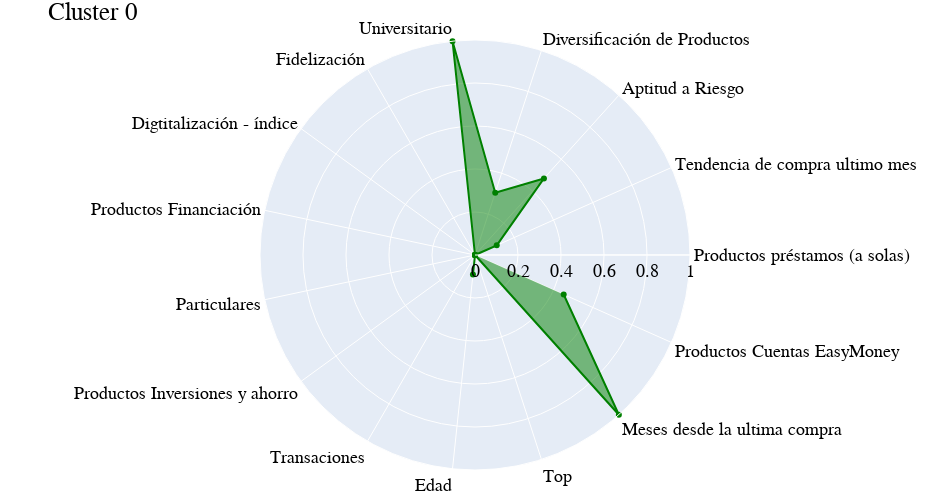

The notebook cell this image was saved under:
### Markdown cell above
### Graficos: Perfil del cliente en cada cluster

### Code cell
# Aplicación de escalado MinMax para que se pueda realizar comparaciones entre los perfiles
x= ficha_df.loc[indices_mean].reset_index().drop(columns=["Grupo Indicadores","Estadístico" ])
x.set_index("Indicador", inplace=True)
x =x.T

scaler = MinMaxScaler()
df_normalized = pd.DataFrame(scaler.fit_transform(x), columns=x.columns)
df_normalized_T = df_normalized.T

#Reducir variables para el gráfico de radar
cols_gra = set(df_normalized_T.index) - set(["Préstamos - índice","Salud Financiera","Ganáncia Total Generada","Tenencia del cliente", "Comportamiento Ahorro"])
df_normalized_T = df_normalized_T.loc[cols_gra]

#Generar graficos

generar_grafico_radar(df_normalized_T.index, df_normalized_T[df_normalized_T.columns[0]],"Cluster 0","green")

### Figure 1 — Plotly figure (JSON) as saved in the notebook; plotly's stock layout.template omitted (floating-point values rounded to 4 significant figures)
{"data": [{"fill": "toself", "line": {"color": "green"}, "r": [0, 0.1106, 0.4791, 0.3045, 1, 0, 0, 0, 0, 0, 0, 0.09153, 0, 1, 0.4515], "theta": ["Productos préstamos (a solas)", "Tendencia de compra ultimo mes", "Aptitud a Riesgo", "Diversificación de Productos", "Universitario", "Fidelización", "Digtitalización - índice", "Productos Financiación", "Particulares", "Productos Inversiones y ahorro", "Transaciones", "Edad", "Top", "Meses desde la ultima compra", "Productos Cuentas EasyMoney"], "type": "scatterpolar"}], "layout": {"font": {"color": "black", "family": "Arial, sans-serif", "size": 18}, "height": 500, "margin": {"b": 30, "l": 30, "r": 30, "t": 40}, "polar": {"angularaxis": {"rotation": 0}, "radialaxis": {"range": [0, 1], "visible": true}}, "showlegend": false, "title": {"text": "Cluster 0"}, "width": 950}}
